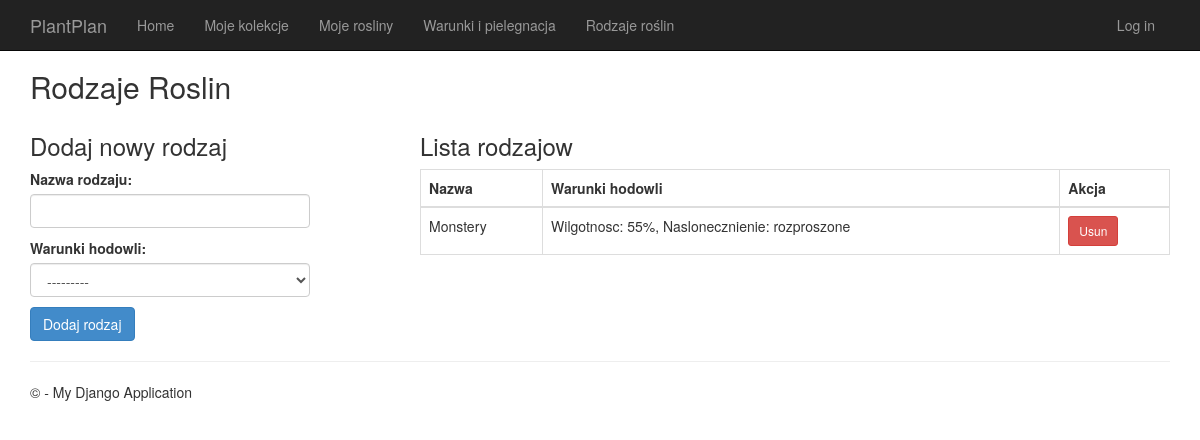
/rodzaje/, run on the app's committed database.
### app/models.py (models this page shows, shortened)
class WarunkiHodowli(models.Model):
    id_warunku = models.AutoField(primary_key=True)
    wilgotnosc = models.CharField(max_length=50, blank=True, null=True)
    naslonecznienie = models.CharField(max_length=50, blank=True, null=True)
    temp_min = models.DecimalField(max_digits=5, decimal_places=2, blank=True, null=True)
    temp_maks = models.DecimalField(max_digits=5, decimal_places=2, blank=True, null=True)
    class Meta:
        db_table = 'warunki_hodowli'
    def __str__(self):
        return f"Warunki ID {self.id_warunku} (Temp: {self.temp_min}-{self.temp_maks}C)"

class Rodzaj(models.Model):
    id_rodzaju = models.AutoField(primary_key=True)
    rodzaj = models.CharField(max_length=100)
    id_warunku = models.ForeignKey(WarunkiHodowli, models.DO_NOTHING, db_column='id_warunku', blank=True, null=True)
    class Meta:
        db_table = 'rodzaj'
        indexes = [
            models.Index(fields=['rodzaj'], name='idx_rodzaj_nazwa'),
        ]

### app/views.py (the view)
# urls.py: path('rodzaje/', views.rodzaje, name='rodzaje'),
def rodzaje(request):
    if request.method == 'POST':
        form = RodzajForm(request.POST)
        if form.is_valid():
            form.save()
            messages.success(request, 'Rodzaj zostal dodany.')
            return redirect('rodzaje')
    else:
        form = RodzajForm()
    return render(request, 'app/rodzaje.html', {
        'rodzaje': Rodzaj.objects.select_related('id_warunku').all().order_by('rodzaj'),
        'form': form,
        'title': 'Rodzaje Roslin'
    })

### app/forms.py
class RodzajForm(forms.ModelForm):
    class Meta:
        model = Rodzaj
        fields = ['rodzaj', 'id_warunku']
        labels = {
            'rodzaj': 'Nazwa rodzaju',
            'id_warunku': 'Warunki hodowli',
        }
        widgets = {
            'rodzaj': forms.TextInput(attrs={'class': 'form-control'}),
            'id_warunku': forms.Select(attrs={'class': 'form-control'}),
        }

### app/templates/app/rodzaje.html (shortened to what this page needs)
{% extends "app/layout.html" %}
{% block content %}
<h2>{{ title }}</h2>
<div class="row">
    <div class="col-md-4">
        <h3>Dodaj nowy rodzaj</h3>
        <form method="post">
            {{ form.as_p }}
            <button type="submit" class="btn btn-primary">Dodaj rodzaj</button>
        </form>
    </div>
    <div class="col-md-8">
        <h3>Lista rodzajow</h3>
        <table class="table table-bordered">
            <thead>
                <tr>
                    <th>Nazwa</th>
                    <th>Warunki hodowli</th>
                    <th>Akcja</th>
                </tr>
            </thead>
            <tbody>
                {% for r in rodzaje %}
                <tr>
                    <td>{{ r.rodzaj }}</td>
                    <td>
                        {% if r.id_warunku %}
                        Wilgotnosc: {{ r.id_warunku.wilgotnosc }},
                        Naslonecznienie: {{ r.id_warunku.naslonecznienie }}
                        {% else %}
                        Brak warunkow
                        {% endif %}
                    </td>
                    <td>
                        <a href="{% url 'usun_rodzaj' r.id_rodzaju %}" class="btn btn-danger btn-sm">Usun</a>
                    </td>
                </tr>
                {% endfor %}
            </tbody>
        </table>
    </div>
</div>
{% endblock %}

### app/static/app/content/site.css (style rules this page uses)
body { padding-top: 50px; padding-bottom: 20px; }
input, select, textarea { max-width: 280px; }

### data on the page
WarunkiHodowli: id_warunku "---------"
Rodzaj: rodzaj "Monstery", id_warunku.wilgotnosc "55%", id_warunku.naslonecznienie "rozproszone"

### other printed values
{{ title }} "Rodzaje Roslin"
